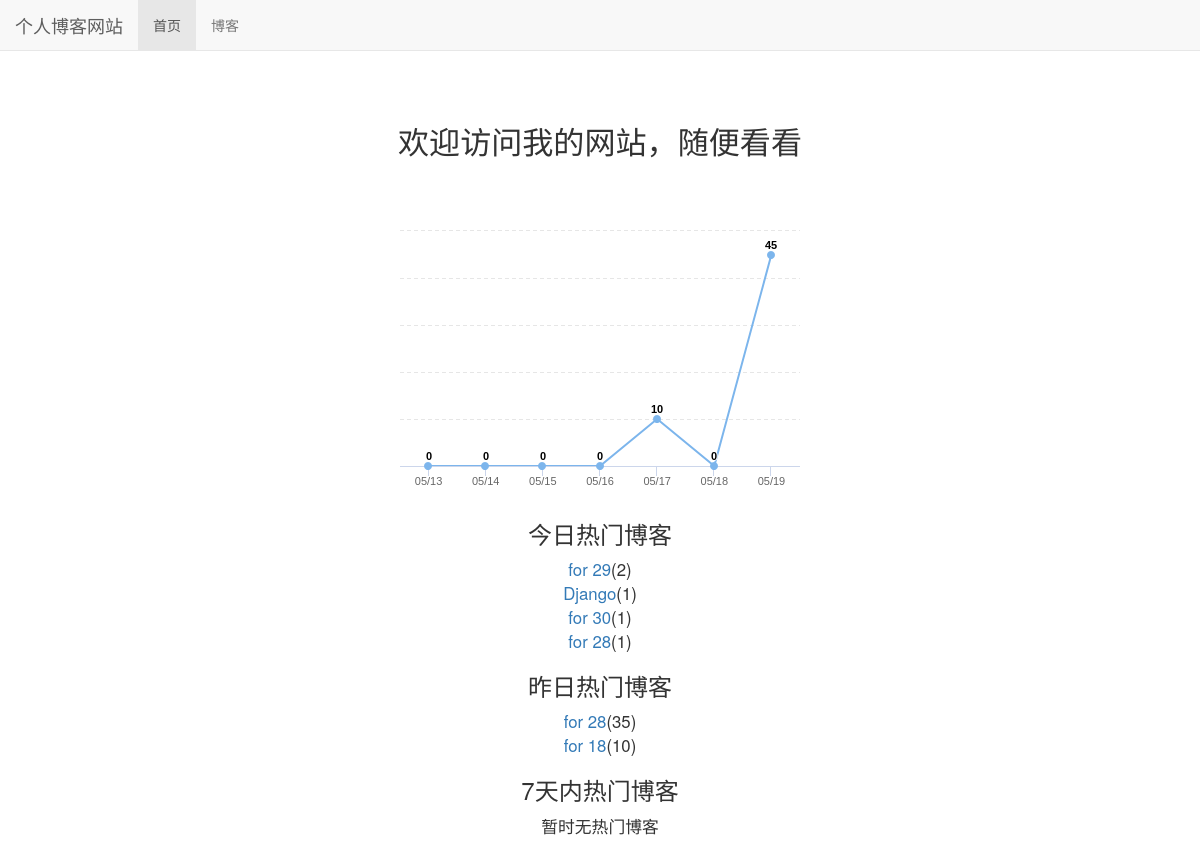
The page / on the database its author committed.
### read_statistics/models.py (models this page shows)
class ReadDetail(models.Model):
    date = models.DateField(default=timezone.now)
    read_num = models.IntegerField(default=0)
    content_type = models.ForeignKey(ContentType, on_delete=models.DO_NOTHING)
    object_id = models.PositiveIntegerField()
    content_object = GenericForeignKey('content_type', 'object_id')

### blog/models.py (models this page shows, shortened)
class Blog(models.Model,ReadNumExpandMethod):
    title = models.CharField(max_length=50)
    type_name = models.ForeignKey(BlogType,on_delete = models.DO_NOTHING)
    content = RichTextUploadingField()
    author = models.ForeignKey(User,on_delete=models.DO_NOTHING)
    read_datails = GenericRelation(ReadDetail)
    created_time = models.DateTimeField(auto_now_add = True)
    last_update_time =models.DateTimeField(auto_now = True)
    class Meta:
        ordering = ['-created_time']

### myboke/views.py (the view)
# urls.py: path('',home_datil,name = 'home'),
def home_datil(request):
    blog_content_type = ContentType.objects.get_for_model(Blog)
    dates,read_nums = get_seven_read_day(blog_content_type)
    context = {}
    context['read_nums'] = read_nums
    context['dates'] = dates
    context['hot_blog_today'] = get_hot_blog_today(blog_content_type)
    context['hot_blog_yesterday'] = get_hot_blog_yesterday(blog_content_type)
    context['hot_blog_for_7_days'] = get_7_hot_blogs()
    return render_to_response('home.html',context)

### myboke/views.py (called while the page is built)
def get_7_hot_blogs():
    today = timezone.now().date()
    date = today - datetime.timedelta(days=7)
    blogs = Blog.objects \
                .filter(read_datails__date__lt=date,read_datails__date__gte=date) \
                .values('id','title') \
                .annotate(read_num_sum = Sum('read_datails__read_num')) \
                .order_by('-read_num_sum')
    return blogs[:7]

### read_statistics/utils.py (called while the page is built)
def get_seven_read_day(content_type):
    today = timezone.now().date()
    read_nums = []
    dates = []
    for i in range(7,0,-1):
        date = today - datetime.timedelta(days=i)
        dates.append(date.strftime('%m/%d'))
        read_details = ReadDetail.objects.filter(content_type=content_type,date=date)
        result = read_details.aggregate(read_num_sum = Sum('read_num'))
        read_nums.append(result['read_num_sum'] or 0)
    print(read_nums)
    return dates,read_nums

def get_hot_blog_today(content_type):
    today = timezone.now().date()
    read_details = ReadDetail.objects.filter(content_type=content_type,date=today).order_by('-read_num')
    return read_details[:7]

def get_hot_blog_yesterday(content_type):
    today = timezone.now().date()
    yesterday = today - datetime.timedelta(days=1)
    read_details = ReadDetail.objects.filter(content_type=content_type,date=yesterday).order_by('-read_num')
    return read_details[:7]

### templates/home.html (shortened to what this page needs)
{% extends 'base.html' %}
{% load staticfiles %}
{% block style_css %}
    <link rel="stylesheet" href="{% static 'home.css'%}">
{% endblock %}
{% block nav_home %}
    active
{% endblock %}
{% block content %}
    <h3 class="home-content">欢迎访问我的网站，随便看看</h3>
    <div id="container">
    </div>
    <div class="hot-data">
        <h3>今日热门博客</h3>
        <ul>
            {% for today_blog in hot_blog_today %}
                <li><a href="{% url 'blog_datail' today_blog.content_object.pk%}">{{today_blog.content_object.title}}</a>({{today_blog.read_num}})</li>
            {% empty %}
                今日无热门博客
            {% endfor %}
        </ul>
    </div>
    <div class="hot-data">
        <h3>昨日热门博客</h3>
        <ul>
            {% for yesterday_blog in hot_blog_yesterday %}
                <li><a href="{% url 'blog_datail' yesterday_blog.content_object.pk%}">{{yesterday_blog.content_object.title}}</a>({{yesterday_blog.read_num}})</li>
            {% empty %}
                昨日无热门博客
            {% endfor %}
        </ul>
    </div>
    <div class="hot-data">
        <h3>7天内热门博客</h3>
        <ul>
            {% for blog_days in hot_blog_for_7_days %}
                <li><a href="{% url 'blog_datail' blog_days.id%}">{{blog_days.title}}</a>({{blog_days.read_num_sum }})</li>
            {% empty %}
                暂时无热门博客
            {% endfor %}
        </ul>
    </div>
{% endblock %}

### static/base.css (style rules this page uses)
* { margin:0; padding:0; }
body { margin-top:70px!important; }
ul { list-style-type:none }

### static/home.css (style rules this page uses)
h3.home-content { font-size:222%; text-align:center; margin-top:4em; margin-bottom:2em; }
div#container { margin:0 auto; height:20em; min-width:20em; max-width:30em; }
div.hot-data { font-size:120%; text-align:center; margin-top:1em; }

### rows shown on the page
ReadDetail: content_object "for 29", read_num "2"
ReadDetail: content_object "Django", read_num "1"
ReadDetail: content_object "for 30", read_num "1"
ReadDetail: content_object "for 28", read_num "1"
ReadDetail: content_object "for 28", read_num "35"
ReadDetail: content_object "for 18", read_num "10"
